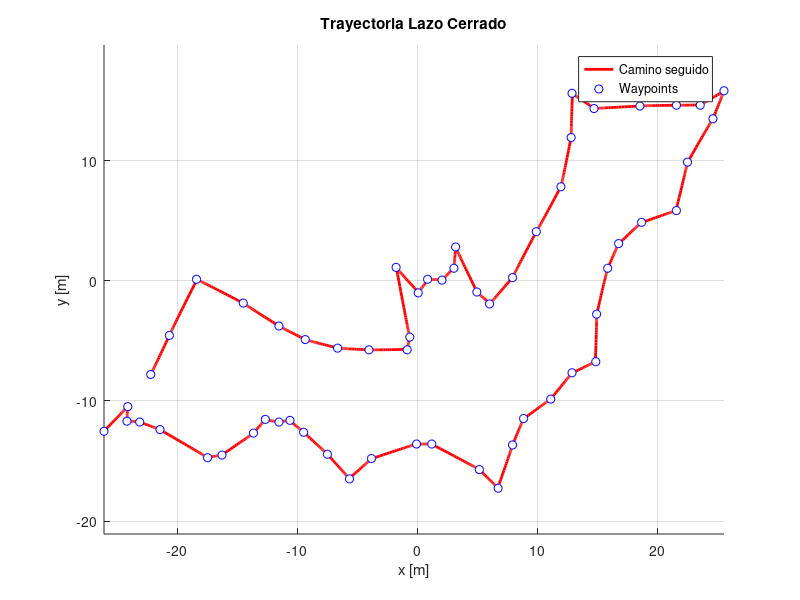
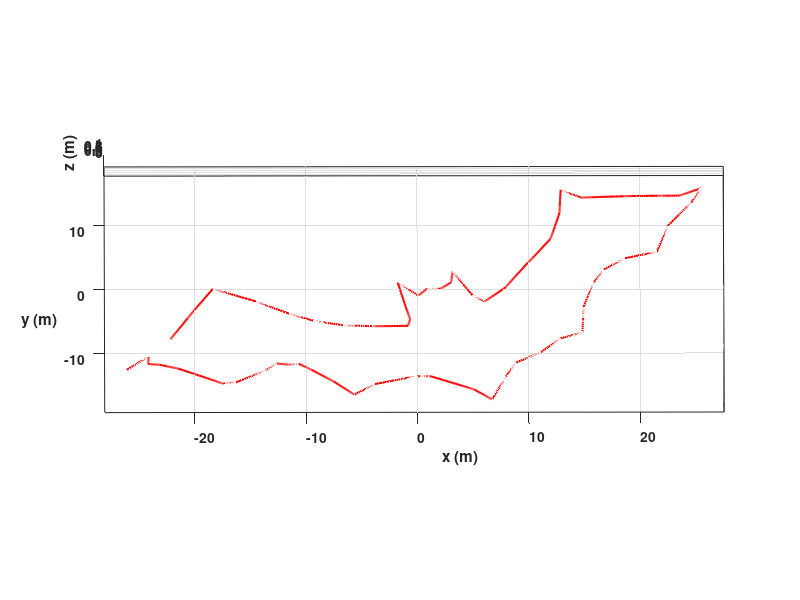

These charts were generated, in order, by the following MATLAB code: (Note: this script raises an error after producing the figures.)
%% 0) Limpieza y parámetros =================================================
clear all; close all; clc;

waypoints = [
   -26.08, -12.53;
   -24.10, -10.48;
   -24.17, -11.69;
   -23.11, -11.76;
   -21.42, -12.39;
   -17.46, -14.73;
   -16.26, -14.51;
   -13.64, -12.68;
   -12.65, -11.54;
   -11.52, -11.76;
   -10.60, -11.62;
    -9.47, -12.61;
    -7.49, -14.44;
    -5.65, -16.49;
    -3.82, -14.80;
    -0.07, -13.59;
     1.20, -13.59;
     5.16, -15.72;
     6.72, -17.27;
     7.92, -13.67;
     8.84, -11.47;
    11.10,  -9.85;
    12.87,  -7.66;
    14.85,  -6.74;
    14.92,  -2.78;
    15.84,   1.04;
    16.75,   3.09;
    18.66,   4.86;
    21.56,   5.84;
    22.48,   9.87;
    24.60,  13.48;
    25.52,  15.81;
    23.54,  14.61;
    21.56,  14.61;
    18.52,  14.54;
    14.70,  14.33;
    12.87,  15.60;
    12.80,  11.92;
    11.95,   7.82;
     9.90,   4.08;
     7.92,   0.26;
     6.01,  -1.93;
     4.95,  -0.94;
     3.18,   2.81;
     3.04,   1.04;
     2.05,   0.05;
     0.85,   0.12;
     0.07,  -1.01;
    -1.77,   1.11;
    -0.63,  -4.69;
    -0.85,  -5.75;
    -4.03,  -5.75;
    -6.64,  -5.61;
    -9.33,  -4.90;
   -11.52,  -3.77;
   -14.49,  -1.86;
   -18.38,   0.12;
   -20.64,  -4.55;
   -22.19,  -7.80
];
numWP = size(waypoints,1);

% Parámetros de simulación
ts = 0.1;                     % paso de tiempo [s]
maxSteps = 20000;             % tope de iteraciones

% Ganancias y umbrales
K_rho    = 1.0;               % ganancia de distancia
K_alpha  = 2.0;               % ganancia angular
rho_th   = 0.05;              % umbral de proximidad [m]
alpha_th = 0.01;              % umbral angular [rad]

% Prealocar (se recortará al final)
x    = zeros(maxSteps,1);
y    = zeros(maxSteps,1);
phi  = zeros(maxSteps,1);
v    = zeros(maxSteps-1,1);
w    = zeros(maxSteps-1,1);
Error= zeros(maxSteps-1,1);

% Inicio en primer waypoint
x(1)   = waypoints(1,1);
y(1)   = waypoints(1,2);
phi(1) = pi/2;                % orientación inicial

step = 1;                     % índice para grabar datos

%% 1) Bucle sobre cada destino =====================================
for i = 2:numWP
  xd = waypoints(i,1);
  yd = waypoints(i,2);
  rho = hypot(xd-x(step), yd-y(step));   % distancia inicial
  
  while rho > rho_th && step < maxSteps
    dx = xd - x(step);
    dy = yd - y(step);
    rho = hypot(dx,dy);
    theta_d = atan2(dy, dx);
    alpha = atan2(sin(theta_d - phi(step)), cos(theta_d - phi(step)));
    
    if abs(alpha) > alpha_th          % “gira”
      v(step) = 0;
      w(step) = K_alpha*alpha;
    else                              % “avanza”
      v(step) = K_rho*rho;
      w(step) = 0;
    end
    
    % Integración (Euler)
    phi(step+1) = phi(step) + w(step)*ts;
    x(step+1)   = x(step)   + v(step)*cos(phi(step))*ts;
    y(step+1)   = y(step)   + v(step)*sin(phi(step))*ts;
    Error(step) = rho;
    
    step = step + 1;
  end
end

% Recortar vectores
x    = x(1:step);
y    = y(1:step);
phi  = phi(1:step);
v    = v(1:step-1);
w    = w(1:step-1);
Error= Error(1:step-1);

%% 2) Gráfica 2‑D de la trayectoria ================================
figure(1); clf; hold on; grid on; axis equal
plot(x, y, 'r-', 'LineWidth', 2);
plot(waypoints(:,1), waypoints(:,2), 'bo', 'MarkerFaceColor','w');
xlabel('x [m]'); ylabel('y [m]');
title('Trayectoria Lazo Cerrado');
legend('Camino seguido','Waypoints','Location','Best');

%% 3) Animación 3‑D estilo MobileRobot_5 ===========================
scene = figure(2); clf
set(scene,'Color','white','Position',get(0,'ScreenSize'));
set(gca,'FontWeight','bold');
axis equal; grid on; box on;
xlabel('x (m)'); ylabel('y (m)'); zlabel('z (m)');
view([-0.1 35]);

% Límites automáticos con margen
margin = 2;
axis([min(x)-margin max(x)+margin  ...
      min(y)-margin max(y)+margin  ...
      0 1]);

hold on
plot3(x, y, zeros(size(x)), 'r-', 'LineWidth',1.5); 

scale = 4;           
MobileRobot_5;          

% Dibujo inicial del robot
H1 = MobilePlot_4(x(1), y(1), phi(1), scale); hold on
H2 = plot3(x(1), y(1), 0, 'g.', 'MarkerSize', 20);   % marca inicio

% Bucle de animación
N = length(x);
stepAnim = 1;              % 10 fps aprox. (ts = 0.1 s)
for k = 1:stepAnim:N
    delete(H1);           
    H1 = MobilePlot_4(x(k), y(k), phi(k), scale);  
    pause(ts);             % sincronizado al paso de muestreo
end

%% 4) Subplots de v, w y error ====================================
figure(3); clf; set(gcf,'Position',[50 50 600 700])
t = (0:length(v)-1)*ts;

subplot(3,1,1)
plot(t, v,'b','LineWidth',1.5); grid on
ylabel('v [m/s]'); title('Velocidad Lineal')

subplot(3,1,2)
plot(t, w,'g','LineWidth',1.5); grid on
ylabel('\omega [rad/s]'); title('Velocidad Angular')

subplot(3,1,3)
plot(t, Error,'r','LineWidth',1.5); grid on
xlabel('Tiempo [s]'); ylabel('Error [m]'); title('Error de Posición')
